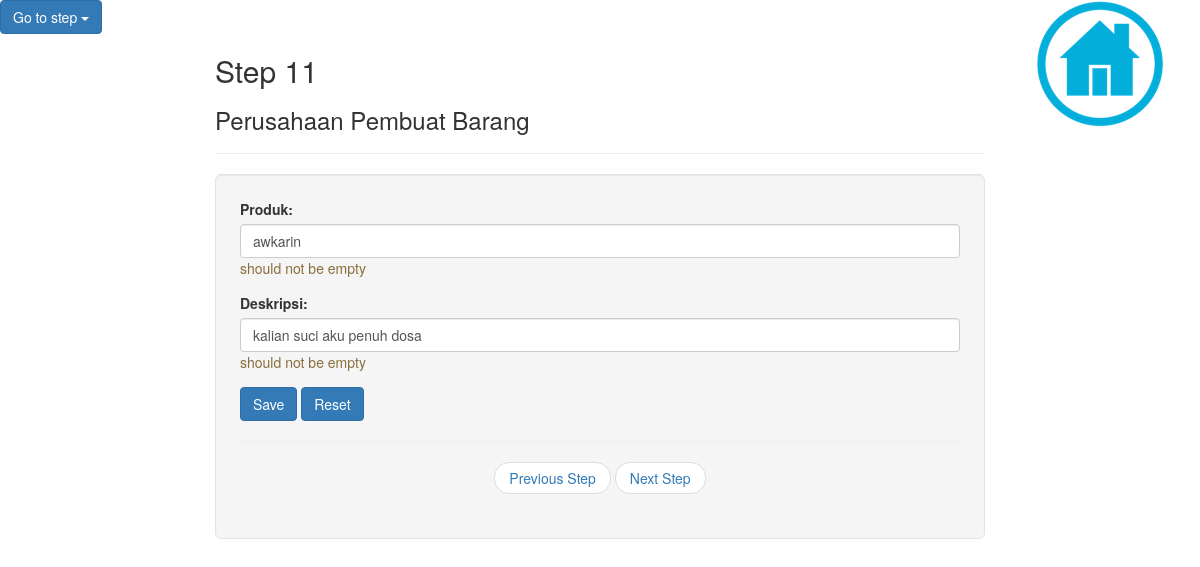
Screenshot of /cooperation/editstep11.php?No=3 with the database file from the repository.
### tables this page shows
CREATE TABLE IF NOT EXISTS `perusahaan_pembuat_barang` (
  `No` int(50) NOT NULL,
  `Product` varchar(50) NOT NULL,
  `Description` varchar(190) NOT NULL
);

### cooperation/editstep11.php (the view, shortened to what this page needs)
<?php
		$No = $_GET["No"];
	$query = "SELECT * FROM perusahaan_pembuat_barang WHERE No='$No'";
	$result = mysql_query($query);
	$data = mysql_fetch_array($result);
?>
<!DOCTYPE html>
<html lang="en">
<head>
  <link rel="stylesheet" href="https://maxcdn.bootstrapcdn.com/bootstrap/3.3.7/css/bootstrap.min.css">
</head>
<body>
  <div class="dropdown">
    <button class="step btn btn-primary dropdown-toggle" type="button" data-toggle="dropdown">Go to step
    <span class="caret"></span></button>
  </div>
  <center><a class="home" href="vendor.php"><img src="../assets/images/icons/iconhome.png"></a> </center>
<div class="col-sm-2"></div>
			<form class="col-sm-8" action="updatestep11.php?No=<?php echo $No;?>" method="post">
				<h2>Step 11</h2>
				<h3>Perusahaan Pembuat Barang</h3>
				<hr>
					 <div class="well well-lg">
				<div class="form-group">
			  		<label for="name">Produk:</label>
				  	<input type="text" class="form-control" id="namaperusahaan" name="Product" value="<?php echo $data['Product']?>"><p class="text-warning">should not be empty</p>
				</div>
				<div class="form-group">
			  		<label for="name">Deskripsi:</label>
				  	<input type="text" class="form-control" id="namaperusahaan" name="Description" value="<?php echo $data['Description']?>"><p class="text-warning">should not be empty</p>
				</div>
<button type="submit" class="btn btn-primary">Save</button>
<button type="button" class="btn btn-primary">Reset</button>
<hr>
  <ul class="pager">
    <li><a href="step10.php">Previous Step</a></li>
    <li><a href="step12.php">Next Step</a></li>
  </ul>
			</form>
</body>
</html>

### cooperation/editstep11.php (style rules this page uses)
a.home { position: fixed; top: 0; right: 0; width: 200px; color: white; }

### rows the page displays
perusahaan_pembuat_barang: Product "awkarin", Description "kalian suci aku penuh dosa"
